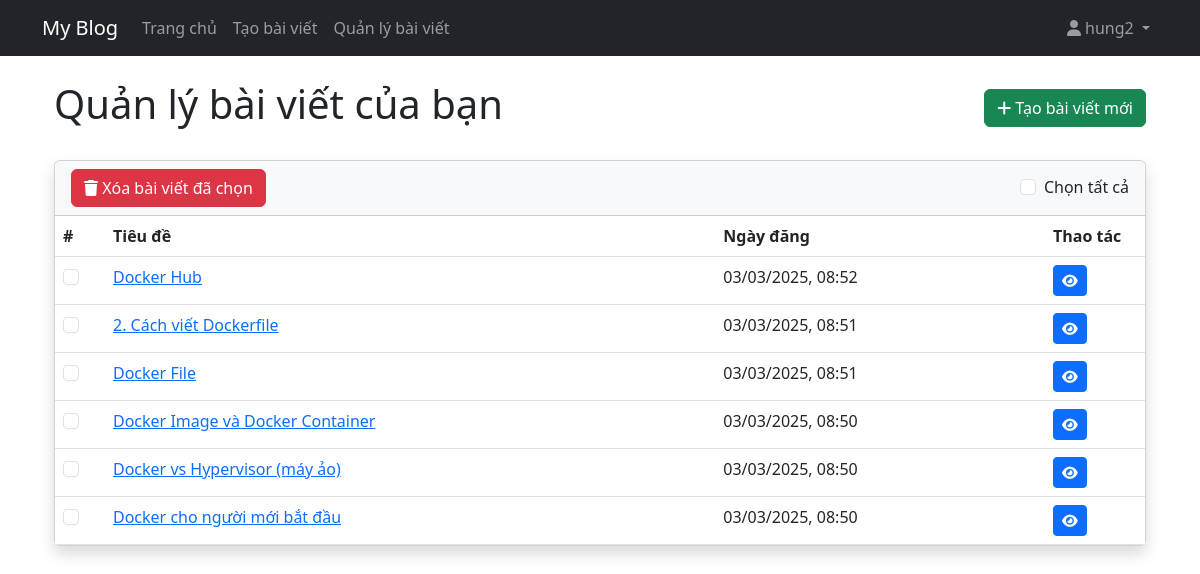
The app's page /manage_posts (signed in) with its own data.
### my_blog/app.py (models this page shows, shortened)
class User(db.Model, UserMixin):
    id = db.Column(db.Integer, primary_key=True)
    username = db.Column(db.String(20), unique=True, nullable=False)
    email = db.Column(db.String(120), unique=True, nullable=False)
    password = db.Column(db.String(60), nullable=False)
    posts = db.relationship('Post', backref='author', lazy=True)
    is_admin = db.Column(db.Boolean, default=False)
    is_blocked = db.Column(db.Boolean, default=False)

class Post(db.Model):
    id = db.Column(db.Integer, primary_key=True)
    title = db.Column(db.String(100), nullable=False)
    content = db.Column(db.Text, nullable=False)
    date_posted = db.Column(db.DateTime, default=datetime.utcnow)
    user_id = db.Column(db.Integer, db.ForeignKey('user.id'), nullable=False)

### my_blog/app.py (the view)
@app.route('/manage_posts')
@login_required
def manage_posts():
    posts = Post.query.filter_by(user_id=current_user.id).order_by(Post.date_posted.desc()).all()
    return render_template('manage_posts.html', posts=posts, title='Quản lý bài viết')

### my_blog/app.py (called while the page is built)
@login_manager.user_loader
def load_user(user_id):
    return User.query.get(int(user_id))

### my_blog/templates/manage_posts.html (shortened to what this page needs)
{% extends "layout.html" %}
{% block content %}
<div class="container mt-4">
    <div class="d-flex justify-content-between align-items-center mb-4">
        <h1>Quản lý bài viết của bạn</h1>
        <a href="{{ url_for('create_post') }}" class="btn btn-success">
            <i class="fas fa-plus"></i> Tạo bài viết mới
        </a>
    </div>
    {% if posts %}
    <form action="{{ url_for('delete_posts') }}" method="POST">
        <div class="card shadow">
            <div class="card-header bg-light d-flex justify-content-between align-items-center">
                <div>
                    <button type="submit" class="btn btn-danger" onclick="return confirm('Bạn có chắc chắn muốn xóa các bài viết đã chọn?')">
                        <i class="fas fa-trash"></i> Xóa bài viết đã chọn
                    </button>
                </div>
                <div class="form-check">
                    <input class="form-check-input" type="checkbox" id="selectAll">
                    <label class="form-check-label" for="selectAll">Chọn tất cả</label>
                </div>
            </div>
            <div class="card-body p-0">
                <div class="table-responsive">
                    <table class="table table-hover mb-0">
                        <thead>
                            <tr>
                                <th width="50px">#</th>
                                <th>Tiêu đề</th>
                                <th>Ngày đăng</th>
                                <th width="100px">Thao tác</th>
                            </tr>
                        </thead>
                        <tbody>
                            {% for post in posts %}
                            <tr>
                                <td>
                                    <div class="form-check">
                                        <input class="form-check-input post-checkbox" type="checkbox" name="post_ids" value="{{ post.id }}" id="post{{ post.id }}">
                                    </div>
                                </td>
                                <td>
                                    <a href="{{ url_for('post', post_id=post.id) }}">{{ post.title }}</a>
                                </td>
                                <td>{{ post.date_posted.strftime('%d/%m/%Y, %H:%M') }}</td>
                                <td>
                                    <a href="{{ url_for('post', post_id=post.id) }}" class="btn btn-sm btn-primary">
                                        <i class="fas fa-eye"></i>
                                    </a>
                                </td>
                            </tr>
                            {% endfor %}
                        </tbody>
                    </table>
                </div>
            </div>
        </div>
    </form>
    {% else %}
    <div class="alert alert-info">
        Bạn chưa có bài viết nào. <a href="{{ url_for('create_post') }}">Tạo bài viết mới</a>
    </div>
    {% endif %}
</div>
{% endblock %}

### my_blog/templates/layout.html (shortened to what this page needs)
<!DOCTYPE html>
<html lang="en">
<head>
    <link rel="stylesheet" href="https://cdn.jsdelivr.net/npm/bootstrap@5.3.0/dist/css/bootstrap.min.css">
</head>
<body>
    <nav class="navbar navbar-expand-lg navbar-dark bg-dark mb-4">
        <div class="container">
            <a class="navbar-brand" href="{{ url_for('index') }}">My Blog</a>
            <div class="collapse navbar-collapse" id="navbarNav">
                <ul class="navbar-nav me-auto">
                    <li class="nav-item">
                        <a class="nav-link" href="{{ url_for('index') }}">Trang chủ</a>
                    </li>
                    {% if current_user.is_authenticated %}
                    <li class="nav-item">
                        <a class="nav-link" href="{{ url_for('create_post') }}">Tạo bài viết</a>
                    </li>
                    <li class="nav-item">
                        <a class="nav-link" href="{{ url_for('manage_posts') }}">Quản lý bài viết</a>
                    </li>
                    {% endif %}
                </ul>
                <ul class="navbar-nav">
                    {% if current_user.is_authenticated %}
                    <li class="nav-item dropdown">
                        <a class="nav-link dropdown-toggle" href="#" id="userDropdown" role="button" data-bs-toggle="dropdown" aria-expanded="false">
                            <i class="fas fa-user"></i> {{ current_user.username }}
                        </a>
                    </li>
                    {% endif %}
                </ul>
            </div>
        </div>
    </nav>
    <div class="container">
        {% block content %}{% endblock %}
    </div>
</body>
</html>

### records on screen
User: username "hung2"
Post: title "Docker Hub", date_posted "03/03/2025, 08:52"
Post: title "2. Cách viết Dockerfile", date_posted "03/03/2025, 08:51"
Post: title "Docker File", date_posted "03/03/2025, 08:51"
Post: title "Docker Image và Docker Container", date_posted "03/03/2025, 08:50"
Post: title "Docker vs Hypervisor (máy ảo)", date_posted "03/03/2025, 08:50"
Post: title "Docker cho người mới bắt đầu", date_posted "03/03/2025, 08:50"
